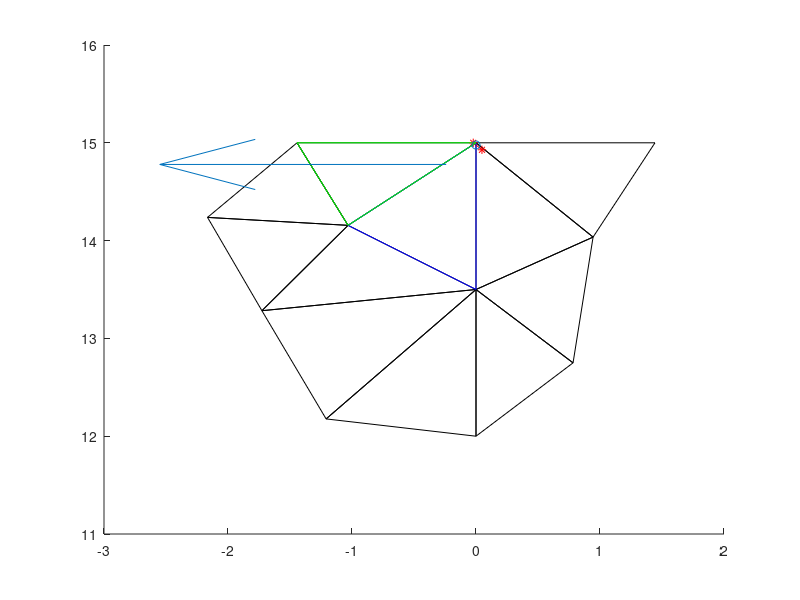
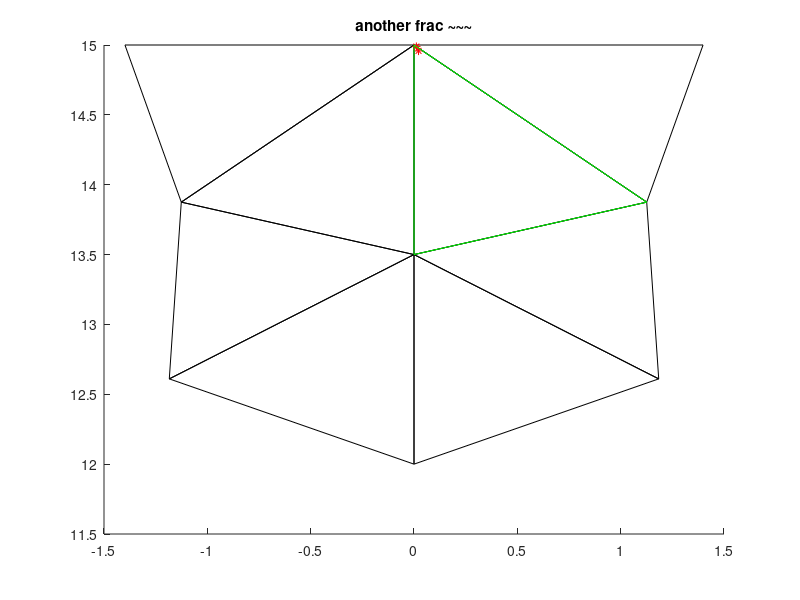

MATLAB code for these plots, in order:
clc
clear all
close all

Trajectory = [			-0.022275606257261344050890627955, 14.999999999999998223643160599750
	0.048109999999999986108889515890, 14.928589999999999804458639118820];

Nodes = [% ParticleID: 1, neighboring elementID: 170, fracID: 0:
	-1.726463975066599765284536260879, 13.283153709859583102570468327031
	-1.208710485024587333313661474676, 12.176740744107062752732417720836
	0.000000000000035873511800817779, 13.499999999999998223643160599750
% ParticleID: 1, neighboring elementID: 242, fracID: 0:
	0.000000000000035873511800817779, 13.499999999999998223643160599750
	-1.031889825218742284818063126295, 14.156033761847405472167338302825
	-1.726463975066599765284536260879, 13.283153709859583102570468327031
% ParticleID: 1, neighboring elementID: 253, fracID: 0:
	0.000000000000035873511800817779, 13.499999999999998223643160599750
	-1.208710485024587333313661474676, 12.176740744107062752732417720836
	0.000000000000032736683788628493, 11.999999999999992894572642398998
% ParticleID: 1, neighboring elementID: 456, fracID: 0:
	-1.443375672974054113595343551424, 15.000000000000000000000000000000
	-1.031889825218742284818063126295, 14.156033761847405472167338302825
	0.000000000000008461035820087681, 15.000000000000000000000000000000
% ParticleID: 1, neighboring elementID: 591, fracID: 0:
	-1.443375672974054113595343551424, 15.000000000000000000000000000000
	-2.165063509461065738292973037460, 14.237235908290768904294054664206
	-1.031889825218742284818063126295, 14.156033761847405472167338302825
% ParticleID: 1, neighboring elementID: 595, fracID: 0:
	-1.031889825218742284818063126295, 14.156033761847405472167338302825
	-2.165063509461065738292973037460, 14.237235908290768904294054664206
	-1.726463975066599765284536260879, 13.283153709859583102570468327031
% ParticleID: 1, neighboring elementID: 1046, fracID: 0:
	0.000000000000035873511800817779, 13.499999999999998223643160599750
	0.944162809514874412641916023858, 14.035923357390736043726064963266
	0.000000000000008461035820087681, 15.000000000000000000000000000000
% ParticleID: 1, neighboring elementID: 1057, fracID: 0:
	0.000000000000008461035820087681, 15.000000000000000000000000000000
	0.944162809514874412641916023858, 14.035923357390736043726064963266
	1.443375672974068768539268603490, 15.000000000000000000000000000000
% ParticleID: 1, neighboring elementID: 1105, fracID: 0:
	0.000000000000032736683788628493, 11.999999999999992894572642398998
	0.782649037155779048191561741987, 12.749999999999992894572642398998
	0.000000000000035873511800817779, 13.499999999999998223643160599750
% ParticleID: 1, neighboring elementID: 1188, fracID: 0:
	0.000000000000035873511800817779, 13.499999999999998223643160599750
	0.782649037155779048191561741987, 12.749999999999992894572642398998
	0.944162809514874412641916023858, 14.035923357390736043726064963266
    ];

Triangles = [1:size(Nodes, 1)];
Triangles = reshape(Triangles, 3, size(Nodes, 1) / 3);
Triangles = Triangles';

Nodes_p = [	-0.000000000000001982459358956914, 15.000000000000000000000000000000
	-1.031889825218773149018147705647, 14.156033761847405472167338302825
	0.000000000000050901249159287102, 13.500000000000000000000000000000];
Triangles_p = [1:size(Nodes_p, 1)];
Triangles_p = reshape(Triangles_p, 3, size(Nodes_p, 1) / 3);
Triangles_p = Triangles_p';

figure(1)
patch('Vertices', Nodes, 'Faces', Triangles, 'FaceVertexCData', zeros(size(Nodes, 1), 1), 'FaceColor', ...
    'interp', 'EdgeAlpha', 1, 'facealpha', 0); hold on
plot(Trajectory(:, 1), Trajectory(:, 2), '*-r'); hold on
patch('Vertices', Nodes_p, 'Faces', Triangles_p, 'FaceVertexCData', zeros(size(Nodes_p, 1), 1), 'FaceColor', ...
    'interp', 'EdgeAlpha', 1, 'facealpha', 0, 'edgecolor', 'b'); hold on

Nodes_p = [	-1.443375672974054113595343551424, 15.000000000000000000000000000000
	-1.031889825218742284818063126295, 14.156033761847405472167338302825
	0.000000000000008461035820087681, 15.000000000000000000000000000000];
Triangles_p = [1:size(Nodes_p, 1)];
Triangles_p = reshape(Triangles_p, 3, size(Nodes_p, 1) / 3);
Triangles_p = Triangles_p';
patch('Vertices', Nodes_p, 'Faces', Triangles_p, 'FaceVertexCData', zeros(size(Nodes_p, 1), 1), 'FaceColor', ...
    'interp', 'EdgeAlpha', 1, 'facealpha', 0, 'edgecolor', 'g'); hold on

scatter(-0.000000000000007872450496206423, 14.977400194053657855874917004257, 'o')
quiver(-0.240469999999999989315213611007, 14.778629999999999711235432187095, ...
    -2.309401076758538895461470019654, -0.000000000000110356168647740560, 1);

%-------------------- another figure ------------
%-------------------- another figure ------------
%-------------------- another figure ------------
figure(2)
title("another frac ~~~"); hold on
Nodes = [% ParticleID: 1, neighboring elementID: 1515, fracID: 1:
	0.000000000000003839816952688442, 15.000000000000000000000000000000
	-1.398650667141727810260931619268, 15.000000000000000000000000000000
	-1.126058346662582865249646602024, 13.875307955074012156160279118922
% ParticleID: 1, neighboring elementID: 1526, fracID: 1:
	-0.000000000000090885734725718525, 13.500000000000000000000000000000
	0.000000000000003839816952688442, 15.000000000000000000000000000000
	-1.126058346662582865249646602024, 13.875307955074012156160279118922
% ParticleID: 1, neighboring elementID: 1643, fracID: 1:
	-0.000000000000082004248193060526, 11.999999999999992894572642398998
	-0.000000000000090885734725718525, 13.500000000000000000000000000000
	-1.184075168999069838093873840990, 12.610273371299165034997713519260
% ParticleID: 1, neighboring elementID: 1663, fracID: 1:
	-0.000000000000090885734725718525, 13.500000000000000000000000000000
	-1.126058346662582865249646602024, 13.875307955074012156160279118922
	-1.184075168999069838093873840990, 12.610273371299165034997713519260
% ParticleID: 1, neighboring elementID: 2239, fracID: 1:
	1.398650667141722259145808493486, 15.000000000000000000000000000000
	0.000000000000003839816952688442, 15.000000000000000000000000000000
	1.126058346662778708591190479638, 13.875307955074086763147533929441
% ParticleID: 1, neighboring elementID: 2250, fracID: 1:
	0.000000000000003839816952688442, 15.000000000000000000000000000000
	-0.000000000000090885734725718525, 13.500000000000000000000000000000
	1.126058346662778708591190479638, 13.875307955074086763147533929441
% ParticleID: 1, neighboring elementID: 2367, fracID: 1:
	-0.000000000000090885734725718525, 13.500000000000000000000000000000
	-0.000000000000082004248193060526, 11.999999999999992894572642398998
	1.184075168999245475376369540754, 12.610273371299182798566107521765
% ParticleID: 1, neighboring elementID: 2387, fracID: 1:
	1.126058346662778708591190479638, 13.875307955074086763147533929441
	-0.000000000000090885734725718525, 13.500000000000000000000000000000
	1.184075168999245475376369540754, 12.610273371299182798566107521765];

Trajectory = [	0.011486145854385964443222789555, 14.988527790848879206464516755659
	0.021893419316892925863271557319, 14.957656096981029492098969058134
    ];


Triangles = [1:size(Nodes, 1)];
Triangles = reshape(Triangles, 3, size(Nodes, 1) / 3);
Triangles = Triangles';
patch('Vertices', Nodes, 'Faces', Triangles, 'FaceVertexCData', zeros(size(Nodes, 1), 1), 'FaceColor', ...
    'interp', 'EdgeAlpha', 1, 'facealpha', 0); hold on
plot(Trajectory(:, 1), Trajectory(:, 2), '*-r'); hold on

Nodes_p = [% ParticleID: 1, neighboring elementID: 1526, fracID: 1:
	0.000000000000000242487904768417, 15.000000000000000000000000000000
	-0.000000000000094815733875144073, 13.500000000000000000000000000000
	1.126058346662778264501980629575, 13.875307955074077881363336928189];
Triangles_p = [1:size(Nodes_p, 1)];
Triangles_p = reshape(Triangles_p, 3, size(Nodes_p, 1) / 3);
Triangles_p = Triangles_p';
patch('Vertices', Nodes_p, 'Faces', Triangles_p, 'FaceVertexCData', zeros(size(Nodes_p, 1), 1), 'FaceColor', ...
    'interp', 'EdgeAlpha', 1, 'facealpha', 0, 'edgecolor', 'g'); hold on
